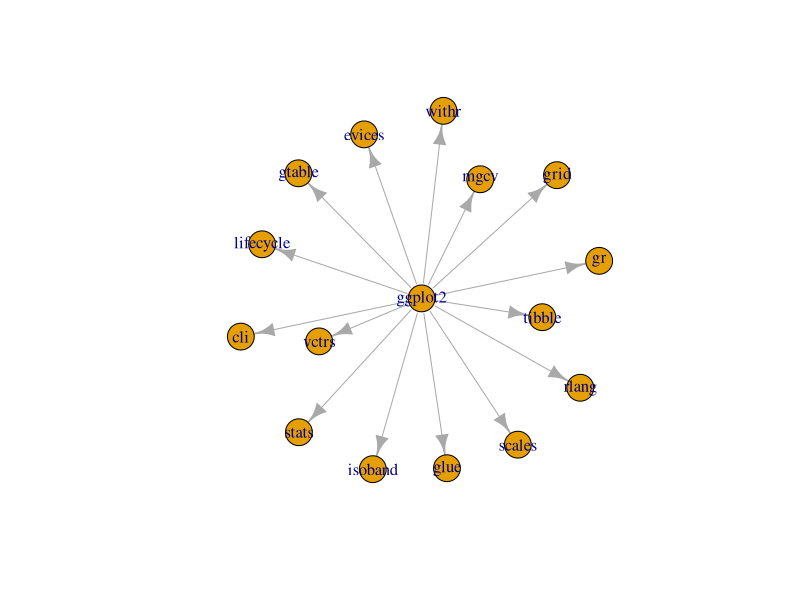
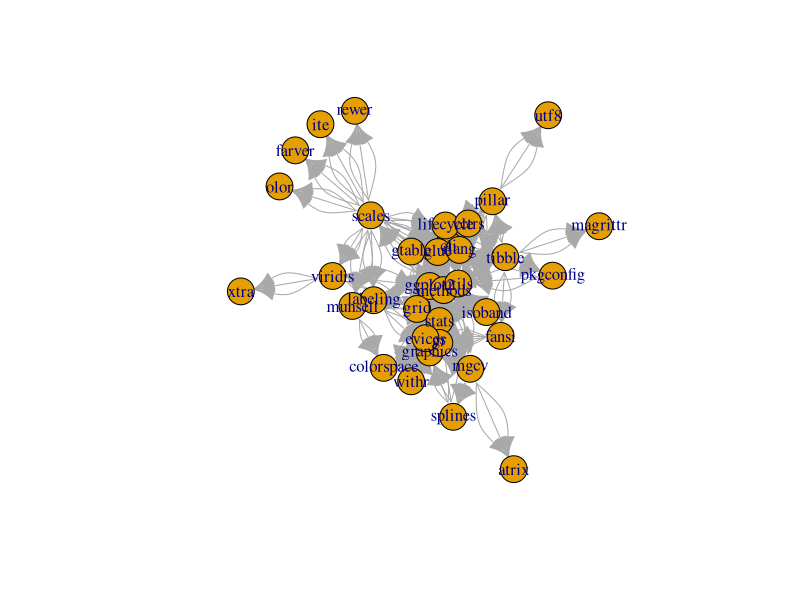

Source code (R) for these figures, in order:
#import libraries
library(desc) 
library(stringr) 
library(igraph)

#get import/suggest from description
desc <- description$new(package = "ggplot2")
Imports_li <- desc$get("Imports")
Suggests_li <-desc$get("Suggests")

#clean import list, make it as df
#TODO add suggest list
li<-strsplit(Imports_li, ",") 
package_relate<-str_extract_all(li, "[a-z0-9]{2,}") 
package_relate_li<-(strsplit(package_relate[[1]], "\'"))
df <- data.frame("id"=numeric(), "source"=character(), "dest"=character(), "weight"=numeric(),"depth"=numeric())
for (i in package_relate_li) { 
  new_row <- data.frame("source"="ggplot2", "dest"=toString(i), "weight"=1,"depth"=1)
  df<-rbind(df, new_row) 
}
df

#plot as depth 1 graph
import_plot<-graph.data.frame(df,directed = TRUE)
plot(import_plot)


#for 2 to 10 depth
for (i in 2:10){
  search_target<- df[which(df$depth == (i-1)),]['dest']
  for (target in search_target[[1]]){
    tryCatch({
      # since some package can't get their description page,
      # here we use trycatch
      desc <- description$new(package = toString(target))
      imports_li <- desc$get("Imports")
      li<-strsplit(imports_li, ",") 
      package_relate<-str_extract_all(li, "[a-z0-9]{2,}") 
      package_relate_li<-(strsplit(package_relate[[1]], "\'"))
      
      for (dest in package_relate_li) { 
        new_row <- data.frame("source"=toString(target), "dest"=toString(dest), "weight"=1,"depth"=i)
        if (new_row['dest']!='NA'){
          df<-rbind(df, new_row) 
        }
        
      }
    }, error = function(err) {
      print(toString(target))
      print("can not found")
    })
  }
}
df
import_plot<-graph.data.frame(df,directed = TRUE)
plot(import_plot)
